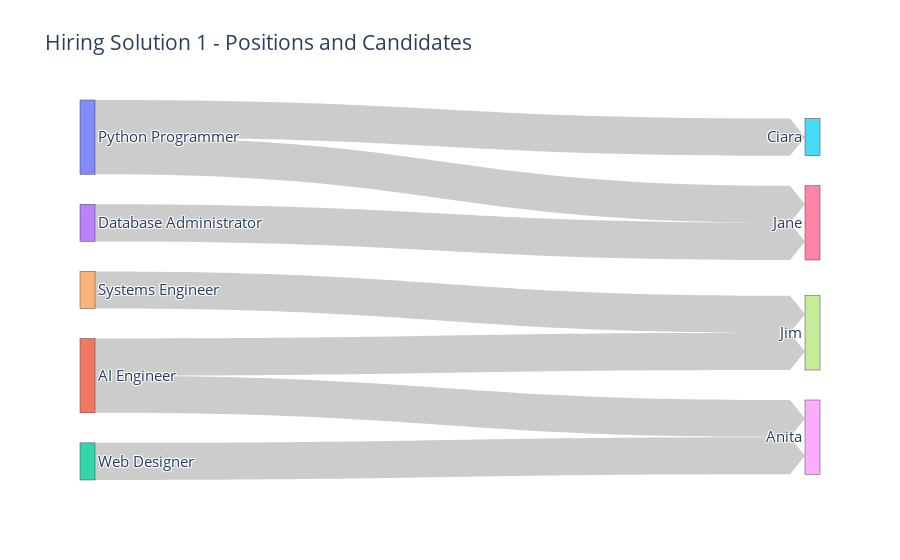
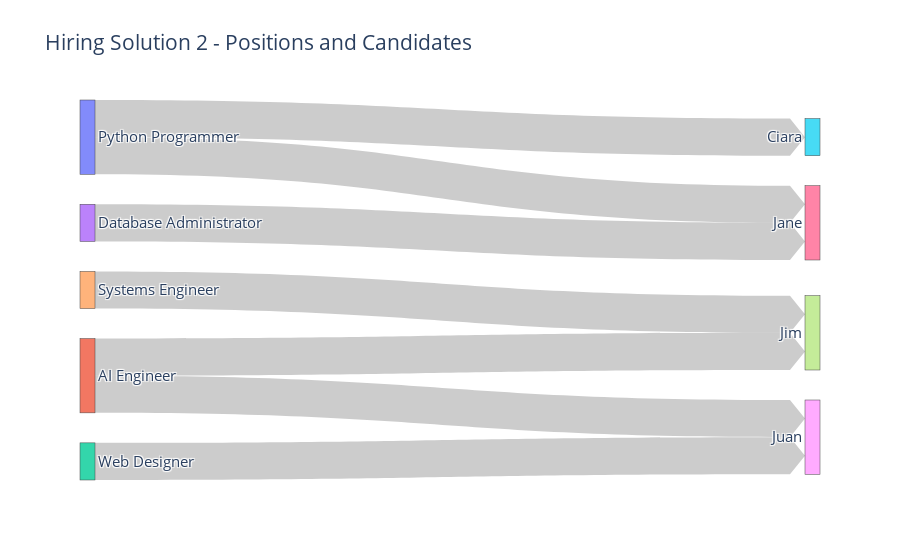

Write notebook code for charts like these, in order.
### Markdown cell above
## Hiring options in Detail - Position and Candidate

### Code cell
# Defines the source-target pairs for hiring options
link = dict(
  arrowlen=15,
  source = [0, 0, 1, 1, 2, 3, 4], # Refers to the positions: Python(0,0), AI(1,1), Web(2), DB(3), Sys(4)
  target = [5, 6, 7, 8, 8, 6, 7], # Refers to the candidates: Ciara(5), Jane(6), Anita/Juan(7), Jim(8)
  value = [1, 1, 1, 1, 1, 1, 1] # Each pair occurs only once
)

# Defines the node labels for hiring option 1
node1 = dict(
  label = ["Python Programmer", "AI Engineer", "Web Designer","Database Administrator","Systems Engineer",
           "Ciara", "Jane", "Jim", "Anita"],
  pad = 30,
  thickness = 15
)

# Creates the Sankey diagram object for hiring option 1
data1 = go.Sankey(link = link, node = node1)

# Creates the figure for hiring option 1
fig1 = go.Figure(data=[data1])
fig1.update_layout(title_text='Hiring Solution 1 - Positions and Candidates',
                  font_size = 15)

# Plots the figure for hiring option 1
fig1.show()

# Defines the node labels for hiring option 2
node2 = dict(
  label = ["Python Programmer", "AI Engineer", "Web Designer","Database Administrator","Systems Engineer",
           "Ciara", "Jane", "Jim", "Juan"],
  pad = 30,
  thickness = 15 
)

# Creates the Sankey diagram object for hiring option 2
data2 = go.Sankey(link = link, node = node2)

# Creates the figure for hiring option 2
fig2 = go.Figure(data=[data2])
fig2.update_layout(title_text="Hiring Solution 2 - Positions and Candidates",
                  font_size = 15)

# Plots the figure for hiring option 2
fig2.show()

### Figure 1 — Plotly figure (JSON) as saved in the notebook; plotly's stock layout.template omitted (floating-point values rounded to 4 significant figures)
{"data": [{"link": {"arrowlen": 15, "source": [0, 0, 1, 1, 2, 3, 4], "target": [5, 6, 7, 8, 8, 6, 7], "value": [1, 1, 1, 1, 1, 1, 1]}, "node": {"label": ["Python Programmer", "AI Engineer", "Web Designer", "Database Administrator", "Systems Engineer", "Ciara", "Jane", "Jim", "Anita"], "pad": 30, "thickness": 15}, "type": "sankey"}], "layout": {"font": {"size": 15}, "title": {"text": "Hiring Solution 1 - Positions and Candidates"}}}

### Figure 2 — Plotly figure (JSON) as saved in the notebook; plotly's stock layout.template omitted (floating-point values rounded to 4 significant figures)
{"data": [{"link": {"arrowlen": 15, "source": [0, 0, 1, 1, 2, 3, 4], "target": [5, 6, 7, 8, 8, 6, 7], "value": [1, 1, 1, 1, 1, 1, 1]}, "node": {"label": ["Python Programmer", "AI Engineer", "Web Designer", "Database Administrator", "Systems Engineer", "Ciara", "Jane", "Jim", "Juan"], "pad": 30, "thickness": 15}, "type": "sankey"}], "layout": {"font": {"size": 15}, "title": {"text": "Hiring Solution 2 - Positions and Candidates"}}}
